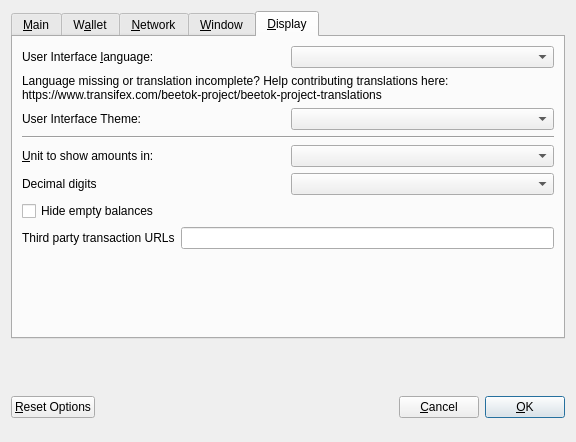
<?xml version="1.0" encoding="UTF-8"?>
<ui version="4.0">
 <class>OptionsDialog</class>
 <widget class="QDialog" name="OptionsDialog">
  <property name="geometry">
   <rect>
    <x>0</x>
    <y>0</y>
    <width>576</width>
    <height>442</height>
   </rect>
  </property>
  <property name="windowTitle">
   <string>Options</string>
  </property>
  <property name="modal">
   <bool>true</bool>
  </property>
  <layout class="QVBoxLayout" name="verticalLayout">
   <item>
    <widget class="QTabWidget" name="tabWidget">
     <property name="currentIndex">
      <number>4</number>
     </property>
     <widget class="QWidget" name="tabMain">
      <attribute name="title">
       <string>&amp;Main</string>
      </attribute>
      <layout class="QVBoxLayout" name="verticalLayout_Main">
       <item>
        <widget class="QCheckBox" name="bitcoinAtStartup">
         <property name="toolTip">
          <string>Automatically start Beetok after logging in to the system.</string>
         </property>
         <property name="text">
          <string>&amp;Start Beetok on system login</string>
         </property>
        </widget>
       </item>
       <item>
        <layout class="QHBoxLayout" name="horizontalLayout_2_Main">
         <item>
          <widget class="QLabel" name="databaseCacheLabel">
           <property name="text">
            <string>Size of &amp;database cache</string>
           </property>
           <property name="textFormat">
            <enum>Qt::PlainText</enum>
           </property>
           <property name="buddy">
            <cstring>databaseCache</cstring>
           </property>
          </widget>
         </item>
         <item>
          <widget class="QSpinBox" name="databaseCache"/>
         </item>
         <item>
          <widget class="QLabel" name="databaseCacheUnitLabel">
           <property name="text">
            <string>MB</string>
           </property>
           <property name="textFormat">
            <enum>Qt::PlainText</enum>
           </property>
          </widget>
         </item>
         <item>
          <spacer name="horizontalSpacer_2_Main">
           <property name="orientation">
            <enum>Qt::Horizontal</enum>
           </property>
           <property name="sizeHint" stdset="0">
            <size>
             <width>40</width>
             <height>20</height>
            </size>
           </property>
          </spacer>
         </item>
        </layout>
       </item>
       <item>
        <layout class="QHBoxLayout" name="horizontalLayout_3_Main">
         <item>
          <widget class="QLabel" name="threadsScriptVerifLabel">
           <property name="text">
            <string>Number of script &amp;verification threads</string>
           </property>
           <property name="textFormat">
            <enum>Qt::PlainText</enum>
           </property>
           <property name="buddy">
            <cstring>threadsScriptVerif</cstring>
           </property>
          </widget>
         </item>
         <item>
          <widget class="QSpinBox" name="threadsScriptVerif">
           <property name="toolTip">
            <string>(0 = auto, &lt;0 = leave that many cores free)</string>
           </property>
          </widget>
         </item>
         <item>
          <spacer name="horizontalSpacer_3_Main">
           <property name="orientation">
            <enum>Qt::Horizontal</enum>
           </property>
           <property name="sizeHint" stdset="0">
            <size>
             <width>40</width>
             <height>20</height>
            </size>
           </property>
          </spacer>
         </item>
        </layout>
       </item>
       <item>
        <spacer name="verticalSpacer_2">
         <property name="orientation">
          <enum>Qt::Vertical</enum>
         </property>
         <property name="sizeHint" stdset="0">
          <size>
           <width>20</width>
           <height>40</height>
          </size>
         </property>
        </spacer>
       </item>
       <item>
        <layout class="QHBoxLayout" name="horizontalLayout_3"/>
       </item>
      </layout>
     </widget>
     <widget class="QWidget" name="tabWallet">
      <attribute name="title">
       <string>W&amp;allet</string>
      </attribute>
      <layout class="QVBoxLayout" name="verticalLayout_Wallet">
       <item>
        <layout class="QHBoxLayout" name="horizontalLayout_2_Wallet">
         <item>
          <widget class="QLabel" name="labelStakeSplitThresholdText">
           <property name="text">
            <string>Stake split threshold:</string>
           </property>
          </widget>
         </item>
         <item>
          <widget class="QSpinBox" name="spinBoxStakeSplitThreshold">
           <property name="minimum">
            <number>1</number>
           </property>
           <property name="maximum">
            <number>999999</number>
           </property>
          </widget>
         </item>
        </layout>
       </item>
       <item>
        <widget class="QGroupBox" name="groupBox">
         <property name="title">
          <string>Expert</string>
         </property>
         <layout class="QVBoxLayout" name="verticalLayout_2">
          <item>
           <widget class="QCheckBox" name="coinControlFeatures">
            <property name="toolTip">
             <string>Whether to show coin control features or not.</string>
            </property>
            <property name="text">
             <string>Enable coin &amp;control features</string>
            </property>
           </widget>
          </item>
          <item>
           <widget class="QCheckBox" name="showMasternodesTab">
            <property name="toolTip">
             <string>Show additional tab listing all your masternodes in first sub-tab&lt;br/&gt;and all masternodes on the network in second sub-tab.</string>
            </property>
            <property name="text">
             <string>Show Masternodes Tab</string>
            </property>
           </widget>
          </item>
          <item>
           <widget class="QCheckBox" name="spendZeroConfChange">
            <property name="toolTip">
             <string>If you disable the spending of unconfirmed change, the change from a transaction&lt;br/&gt;cannot be used until that transaction has at least one confirmation.&lt;br/&gt;This also affects how your balance is computed.</string>
            </property>
            <property name="text">
             <string>&amp;Spend unconfirmed change</string>
            </property>
           </widget>
          </item>
         </layout>
        </widget>
       </item>
       <item>
        <spacer name="verticalSpacer_Wallet">
         <property name="orientation">
          <enum>Qt::Vertical</enum>
         </property>
         <property name="sizeHint" stdset="0">
          <size>
           <width>20</width>
           <height>40</height>
          </size>
         </property>
        </spacer>
       </item>
      </layout>
     </widget>
     <widget class="QWidget" name="tabNetwork">
      <attribute name="title">
       <string>&amp;Network</string>
      </attribute>
      <layout class="QVBoxLayout" name="verticalLayout_Network">
       <item>
        <widget class="QCheckBox" name="mapPortUpnp">
         <property name="toolTip">
          <string>Automatically open the Beetok client port on the router. This only works when your router supports UPnP and it is enabled.</string>
         </property>
         <property name="text">
          <string>Map port using &amp;UPnP</string>
         </property>
        </widget>
       </item>
       <item>
        <widget class="QCheckBox" name="allowIncoming">
         <property name="toolTip">
          <string>Accept connections from outside</string>
         </property>
         <property name="text">
          <string>Allow incoming connections</string>
         </property>
        </widget>
       </item>
       <item>
        <widget class="QCheckBox" name="connectSocks">
         <property name="toolTip">
          <string>Connect to the Beetok network through a SOCKS5 proxy.</string>
         </property>
         <property name="text">
          <string>&amp;Connect through SOCKS5 proxy (default proxy):</string>
         </property>
        </widget>
       </item>
       <item>
        <layout class="QHBoxLayout" name="horizontalLayout_1_Network">
         <item>
          <widget class="QLabel" name="proxyIpLabel">
           <property name="text">
            <string>Proxy &amp;IP:</string>
           </property>
           <property name="textFormat">
            <enum>Qt::PlainText</enum>
           </property>
           <property name="buddy">
            <cstring>proxyIp</cstring>
           </property>
          </widget>
         </item>
         <item>
          <widget class="QValidatedLineEdit" name="proxyIp">
           <property name="minimumSize">
            <size>
             <width>140</width>
             <height>0</height>
            </size>
           </property>
           <property name="maximumSize">
            <size>
             <width>140</width>
             <height>16777215</height>
            </size>
           </property>
           <property name="toolTip">
            <string>IP address of the proxy (e.g. IPv4: 127.0.0.1 / IPv6: ::1)</string>
           </property>
          </widget>
         </item>
         <item>
          <widget class="QLabel" name="proxyPortLabel">
           <property name="text">
            <string>&amp;Port:</string>
           </property>
           <property name="textFormat">
            <enum>Qt::PlainText</enum>
           </property>
           <property name="buddy">
            <cstring>proxyPort</cstring>
           </property>
          </widget>
         </item>
         <item>
          <widget class="QLineEdit" name="proxyPort">
           <property name="minimumSize">
            <size>
             <width>75</width>
             <height>0</height>
            </size>
           </property>
           <property name="maximumSize">
            <size>
             <width>55</width>
             <height>16777215</height>
            </size>
           </property>
           <property name="toolTip">
            <string>Port of the proxy (e.g. 9050)</string>
           </property>
          </widget>
         </item>
         <item>
          <spacer name="horizontalSpacer_1_Network">
           <property name="orientation">
            <enum>Qt::Horizontal</enum>
           </property>
           <property name="sizeHint" stdset="0">
            <size>
             <width>40</width>
             <height>20</height>
            </size>
           </property>
          </spacer>
         </item>
        </layout>
       </item>
       <item>
        <spacer name="verticalSpacer_Network">
         <property name="orientation">
          <enum>Qt::Vertical</enum>
         </property>
         <property name="sizeHint" stdset="0">
          <size>
           <width>20</width>
           <height>40</height>
          </size>
         </property>
        </spacer>
       </item>
      </layout>
     </widget>
     <widget class="QWidget" name="tabWindow">
      <attribute name="title">
       <string>&amp;Window</string>
      </attribute>
      <layout class="QVBoxLayout" name="verticalLayout_Window">
       <item>
        <widget class="QCheckBox" name="minimizeToTray">
         <property name="toolTip">
          <string>Show only a tray icon after minimizing the window.</string>
         </property>
         <property name="text">
          <string>&amp;Minimize to the tray instead of the taskbar</string>
         </property>
        </widget>
       </item>
       <item>
        <widget class="QCheckBox" name="minimizeOnClose">
         <property name="toolTip">
          <string>Minimize instead of exit the application when the window is closed. When this option is enabled, the application will be closed only after selecting Quit in the menu.</string>
         </property>
         <property name="text">
          <string>M&amp;inimize on close</string>
         </property>
        </widget>
       </item>
       <item>
        <spacer name="verticalSpacer_Window">
         <property name="orientation">
          <enum>Qt::Vertical</enum>
         </property>
         <property name="sizeHint" stdset="0">
          <size>
           <width>20</width>
           <height>40</height>
          </size>
         </property>
        </spacer>
       </item>
      </layout>
     </widget>
     <widget class="QWidget" name="tabDisplay">
      <attribute name="title">
       <string>&amp;Display</string>
      </attribute>
      <layout class="QVBoxLayout" name="verticalLayout_Display">
       <item>
        <layout class="QHBoxLayout" name="horizontalLayout_1_Display">
         <item>
          <widget class="QLabel" name="langLabel">
           <property name="text">
            <string>User Interface &amp;language:</string>
           </property>
           <property name="textFormat">
            <enum>Qt::PlainText</enum>
           </property>
           <property name="buddy">
            <cstring>lang</cstring>
           </property>
          </widget>
         </item>
         <item>
          <widget class="QValueComboBox" name="lang">
           <property name="toolTip">
            <string>The user interface language can be set here. This setting will take effect after restarting Beetok.</string>
           </property>
          </widget>
         </item>
        </layout>
       </item>
       <item>
        <widget class="QLabel" name="label_3">
         <property name="toolTip">
          <string notr="true"/>
         </property>
         <property name="statusTip">
          <string notr="true"/>
         </property>
         <property name="whatsThis">
          <string notr="true"/>
         </property>
         <property name="accessibleName">
          <string notr="true"/>
         </property>
         <property name="text">
          <string>Language missing or translation incomplete? Help contributing translations here:
https://www.transifex.com/beetok-project/beetok-project-translations</string>
         </property>
         <property name="wordWrap">
          <bool>true</bool>
         </property>
         <property name="openExternalLinks">
          <bool>true</bool>
         </property>
         <property name="textInteractionFlags">
          <set>Qt::TextBrowserInteraction</set>
         </property>
        </widget>
       </item>
       <item>
        <layout class="QHBoxLayout" name="horizontalLayout_4_Display" stretch="0,0">
         <item>
          <widget class="QLabel" name="themeLabel">
           <property name="text">
            <string>User Interface Theme:</string>
           </property>
          </widget>
         </item>
         <item>
          <widget class="QValueComboBox" name="theme"/>
         </item>
        </layout>
       </item>
       <item>
        <widget class="Line" name="line">
         <property name="orientation">
          <enum>Qt::Horizontal</enum>
         </property>
        </widget>
       </item>
       <item>
        <layout class="QHBoxLayout" name="horizontalLayout_2_Display">
         <item>
          <widget class="QLabel" name="unitLabel">
           <property name="text">
            <string>&amp;Unit to show amounts in:</string>
           </property>
           <property name="textFormat">
            <enum>Qt::PlainText</enum>
           </property>
           <property name="buddy">
            <cstring>unit</cstring>
           </property>
          </widget>
         </item>
         <item>
          <widget class="QValueComboBox" name="unit">
           <property name="toolTip">
            <string>Choose the default subdivision unit to show in the interface and when sending coins.</string>
           </property>
          </widget>
         </item>
        </layout>
       </item>
       <item>
        <layout class="QHBoxLayout" name="horizontalLayout_5_Display">
         <item>
          <widget class="QLabel" name="digitsLabel">
           <property name="text">
            <string>Decimal digits</string>
           </property>
          </widget>
         </item>
         <item>
          <widget class="QValueComboBox" name="digits"/>
         </item>
        </layout>
       </item>
       <item>
        <widget class="QCheckBox" name="checkBoxHideZeroBalances">
         <property name="toolTip">
          <string>Hide empty balances</string>
         </property>
         <property name="layoutDirection">
          <enum>Qt::LeftToRight</enum>
         </property>
         <property name="text">
          <string>Hide empty balances</string>
         </property>
        </widget>
       </item>
       <item>
        <layout class="QHBoxLayout" name="horizontalLayout_3_Display">
         <item>
          <widget class="QLabel" name="thirdPartyTxUrlsLabel">
           <property name="toolTip">
            <string>Third party URLs (e.g. a block explorer) that appear in the transactions tab as context menu items. %s in the URL is replaced by transaction hash. Multiple URLs are separated by vertical bar |.</string>
           </property>
           <property name="text">
            <string>Third party transaction URLs</string>
           </property>
           <property name="buddy">
            <cstring>thirdPartyTxUrls</cstring>
           </property>
          </widget>
         </item>
         <item>
          <widget class="QLineEdit" name="thirdPartyTxUrls">
           <property name="toolTip">
            <string>Third party URLs (e.g. a block explorer) that appear in the transactions tab as context menu items. %s in the URL is replaced by transaction hash. Multiple URLs are separated by vertical bar |.</string>
           </property>
          </widget>
         </item>
        </layout>
       </item>
       <item>
        <spacer name="verticalSpacer">
         <property name="orientation">
          <enum>Qt::Vertical</enum>
         </property>
         <property name="sizeHint" stdset="0">
          <size>
           <width>20</width>
           <height>40</height>
          </size>
         </property>
        </spacer>
       </item>
      </layout>
     </widget>
    </widget>
   </item>
   <item>
    <widget class="QFrame" name="frame">
     <layout class="QVBoxLayout" name="verticalLayout_Bottom">
      <item>
       <widget class="QLabel" name="overriddenByCommandLineLabel">
        <property name="text">
         <string/>
        </property>
        <property name="textFormat">
         <enum>Qt::PlainText</enum>
        </property>
        <property name="wordWrap">
         <bool>true</bool>
        </property>
       </widget>
      </item>
     </layout>
    </widget>
   </item>
   <item>
    <layout class="QHBoxLayout" name="horizontalLayout_Buttons">
     <item>
      <widget class="QPushButton" name="resetButton">
       <property name="toolTip">
        <string>Reset all client options to default.</string>
       </property>
       <property name="text">
        <string>&amp;Reset Options</string>
       </property>
       <property name="autoDefault">
        <bool>false</bool>
       </property>
      </widget>
     </item>
     <item>
      <spacer name="horizontalSpacer_1">
       <property name="orientation">
        <enum>Qt::Horizontal</enum>
       </property>
       <property name="sizeHint" stdset="0">
        <size>
         <width>40</width>
         <height>48</height>
        </size>
       </property>
      </spacer>
     </item>
     <item>
      <widget class="QLabel" name="statusLabel">
       <property name="minimumSize">
        <size>
         <width>200</width>
         <height>0</height>
        </size>
       </property>
       <property name="font">
        <font>
         <weight>75</weight>
         <bold>true</bold>
        </font>
       </property>
       <property name="text">
        <string/>
       </property>
       <property name="textFormat">
        <enum>Qt::PlainText</enum>
       </property>
       <property name="wordWrap">
        <bool>true</bool>
       </property>
      </widget>
     </item>
     <item>
      <spacer name="horizontalSpacer_2">
       <property name="orientation">
        <enum>Qt::Horizontal</enum>
       </property>
       <property name="sizeHint" stdset="0">
        <size>
         <width>40</width>
         <height>48</height>
        </size>
       </property>
      </spacer>
     </item>
     <item>
      <widget class="QPushButton" name="cancelButton">
       <property name="text">
        <string>&amp;Cancel</string>
       </property>
       <property name="autoDefault">
        <bool>false</bool>
       </property>
      </widget>
     </item>
     <item>
      <widget class="QPushButton" name="okButton">
       <property name="text">
        <string>&amp;OK</string>
       </property>
       <property name="autoDefault">
        <bool>false</bool>
       </property>
       <property name="default">
        <bool>true</bool>
       </property>
      </widget>
     </item>
    </layout>
   </item>
  </layout>
 </widget>
 <customwidgets>
  <customwidget>
   <class>QValidatedLineEdit</class>
   <extends>QLineEdit</extends>
   <header>qvalidatedlineedit.h</header>
  </customwidget>
  <customwidget>
   <class>QValueComboBox</class>
   <extends>QComboBox</extends>
   <header>qvaluecombobox.h</header>
  </customwidget>
 </customwidgets>
 <resources/>
 <connections/>
</ui>
